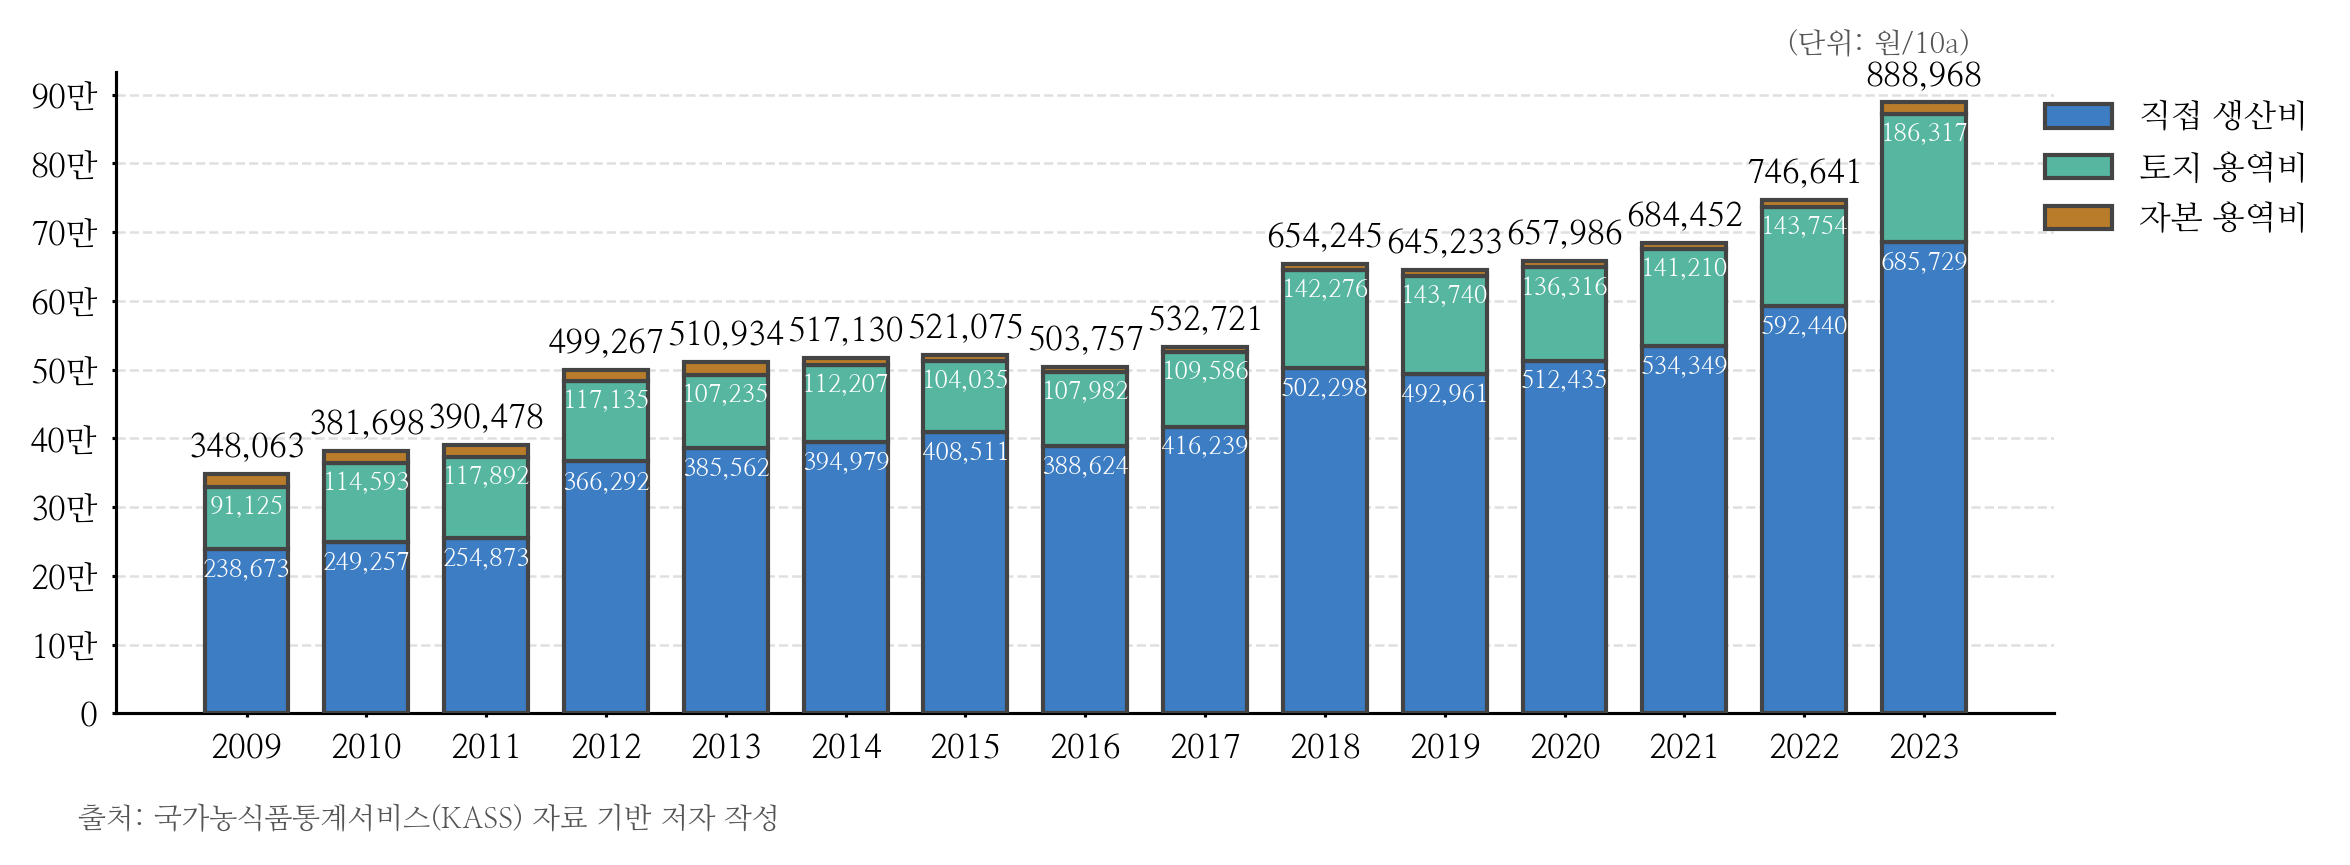

This figure's Python source:
import matplotlib as mpl
import matplotlib.pyplot as plt
from matplotlib import font_manager
import numpy as np
import pandas as pd

### 폰트

font_path = "/usr/share/fonts/truetype/nanum/NanumMyeongjo.ttf"
font_manager.fontManager.addfont(font_path)
mpl.rc("font", family="NanumMyeongjo")
mpl.rcParams["axes.unicode_minus"] = False


### 디자인 일반

pt = 1 / 72
mpl.rcParams.update({
    "figure.figsize": (600 * pt, 200 * pt),
    "font.size": 9, "axes.titlesize": 11, "axes.labelsize": 9,
    "xtick.labelsize": 8, "ytick.labelsize": 8,
    "legend.fontsize": 8, "lines.linewidth": 0.75, "axes.linewidth": 0.75,
    "xtick.major.width": 0.75, "ytick.major.width": 0.75,
    "xtick.major.size": 1, "ytick.major.size": 1,
})



colors = [

    "#3C7DC3",  # 소프트 블루 / 부드러운 대비
    "#56B6A0",  # 청록 / 과하지 않은 컬러 포인트
    "#B97C2A",  # 소프트 오렌지 / 강렬하지만 톤 다운
    "#8C3F1F"   # 소프트 레드브라운 / 최종 강조
    "#0F0F70",  # 메인: 네이비
    "#274B97",  # 밝은 네이비 / 동일 계열
]



### 데이터 입력

csv_file = f"/home/user/문서/workspace/python/graph/data/콩_10아르당_생산비.csv"
df = pd.read_csv(csv_file, encoding="utf-8").convert_dtypes()


### 데이터 저장

df["시점"] = pd.to_datetime(df["시점"], format="%Y")
x = df["시점"].values
idx = np.arange(len(x))


y_cols = ["직접생산비②", "토지용역비③", "자본용역비⑤"]

legend_labels = {
    "직접생산비②": "직접 생산비",
    "토지용역비③": "토지 용역비",
    "자본용역비⑤": "자본 용역비"
}

### 그래프 작성

fig, ax = plt.subplots()
bottom = np.zeros(len(x))
stack_values = []

for i, col in enumerate(y_cols):
    vals = df[col].values
    ax.bar(idx, vals, bottom=bottom,
           color=colors[i % len(colors)],
           edgecolor="#444", width = 0.7 ,label=legend_labels[col], zorder=3)
    stack_values.append(vals.copy())
    bottom += vals


### 데이터 텍스트

# total labels
for i, total in enumerate(bottom):
    ax.annotate(f"{total:,.0f}", (idx[i], total),
                xytext=(0, 2), textcoords="offset points",
                ha="center", va="bottom", fontsize=8)


# part labels
show_cols = ["직접생산비②", "토지용역비③"]   # ← 라벨 표시할 항목 리스트

cumulative = np.zeros(len(x))
for col, vals in zip(y_cols, stack_values):
    cumulative += vals
    for i, v in enumerate(vals):
        if col in show_cols:     # ← 리스트 기준 필터
            ax.annotate(
                f"{v:,.0f}",
                (idx[i], cumulative[i] - 30_000),
                ha="center", va="center",
                fontsize=6, color="#FFFFFF"
            )




### x축 텍스트


tick_idx = []
tick_labels = []

for i, date in enumerate(df["시점"]):
    # 같은 연·월의 첫 번째 날짜만 tick
    if i == 0 or date.year != df["시점"][i-1].year:
        tick_idx.append(i)
        tick_labels.append(date.strftime("%Y"))   # "%Y"만 쓰면 연도만 표시


ax.set_xticks(tick_idx)
ax.set_xticklabels(tick_labels)


### y축 텍스트

y_min, y_max = 0, 900_000
step = 100_000

ticks = np.arange(y_min, y_max + step, step)
ax.set_yticks(ticks)

# 숫자를 '만' 단위로 표시 (0은 "0")
labels = []
for t in ticks:
    if t == 0:
        labels.append("0")
    else:
        labels.append(f"{t/10000:.0f}만")

ax.set_yticklabels(labels)



### 그리드

ax.grid(axis="y", linestyle="--", linewidth=0.6, alpha=0.4, zorder=0)
ax.spines["top"].set_visible(False)
ax.spines["right"].set_visible(False)



### 레전드

ax.legend(loc="upper left", bbox_to_anchor=(0.98, 1.0), frameon=False)


### 출처 텍스트

fig.text(
    0.25, 0,
    "출처: 국가농식품통계서비스(KASS) 자료 기반 저자 작성",
    ha="center", va="top",
    fontsize=7, color="#555"
)


### 단위 텍스트
fig.text(
    0.83, 0.93,
    "(단위: 원/10a)",
    ha="center", va="top",
    fontsize=7, color="#555"
)



# fig.subplots_adjust(right=0.70, bottom=0.1)


### 경계 확인용 텍스트
# fig.text(
#     1, 1,
#     "ㅁ",
#     ha="center", va="top",
#     fontsize=7, color="#555"
# )
# fig.text(
#     0, 0,
#     "ㅁ",
#     ha="center", va="top",
#     fontsize=7, color="#555"
# )



pic_name = "콩_10아르당_생산비"
save_path = f"/home/user/문서/workspace/python/graph/image"

sample_file = f"/home/user/문서/workspace/python/chart.png"

# # # sample
# mpl.use("Agg")
# fig.savefig(f"{sample_file}", dpi=300, bbox_inches="tight")
# plt.close(fig)


# # PNG 저장
# mpl.use("Agg")
# fig.savefig(f"{save_path}/{pic_name}.png", dpi=300, bbox_inches="tight")
# plt.close(fig)

# ----- OR -----

# PGF 저장
# mpl.use("pgf")
# fig.savefig(f"{save_path}/{pic_name}.pgf")
# plt.close(fig)
